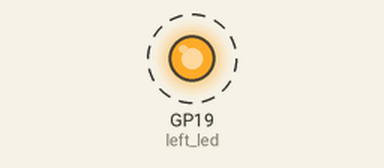
This program was run on a simulated Raspberry Pi Pico running MicroPython. Parts: output pins drawn as LEDs (lit = HIGH). Dashed ring = blinking.

Above: at 0.2 s.
Timing chart, 0 to 3.0 s (numbered marks = the images above):
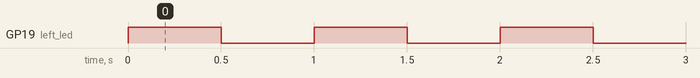

Measured:
- by itself, GP19 (left_led): alternates HIGH for 0.50 s and LOW for 0.50 s

The program:

left_led.py
```python
from machine import Pin
import time

# 왼쪽 LED: GP19
left_led = Pin(19, Pin.OUT)

while True:
    left_led.value(1)   # 왼쪽 LED 켜기
    time.sleep(0.5)

    left_led.value(0)   # 왼쪽 LED 끄기
    time.sleep(0.5)
```
